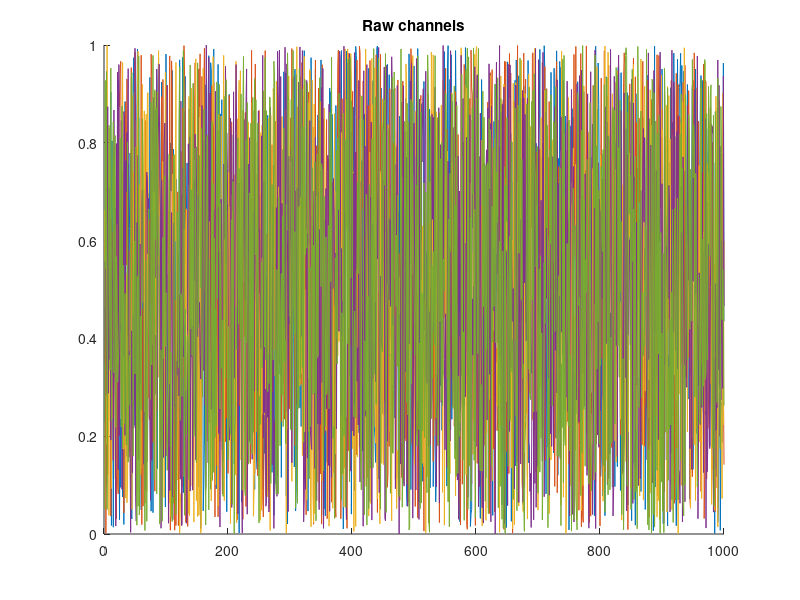
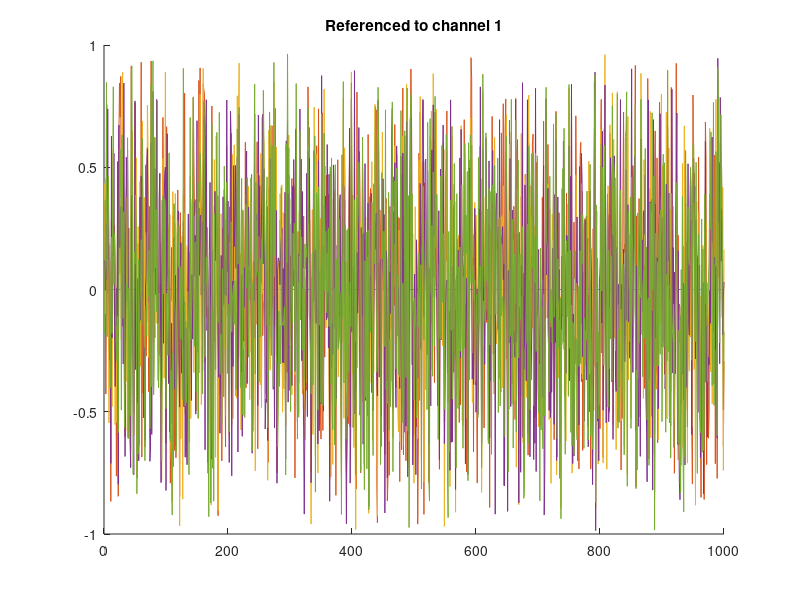
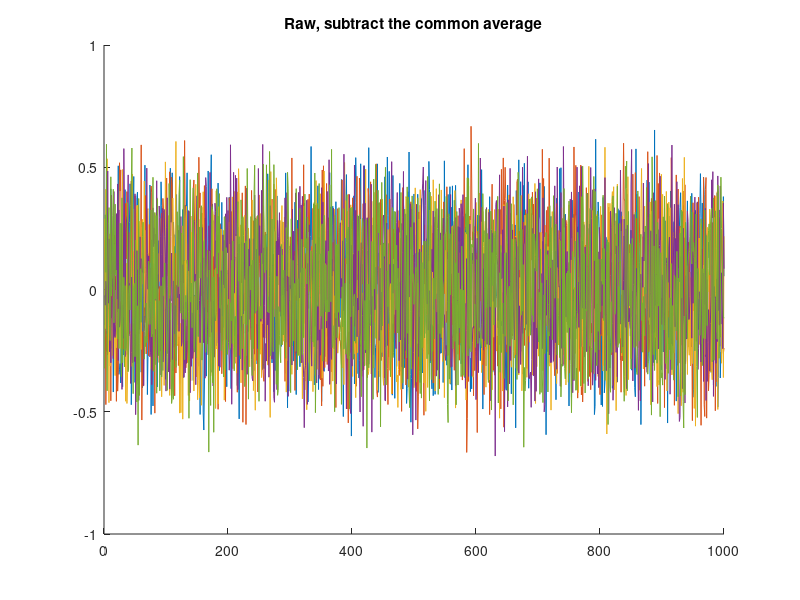
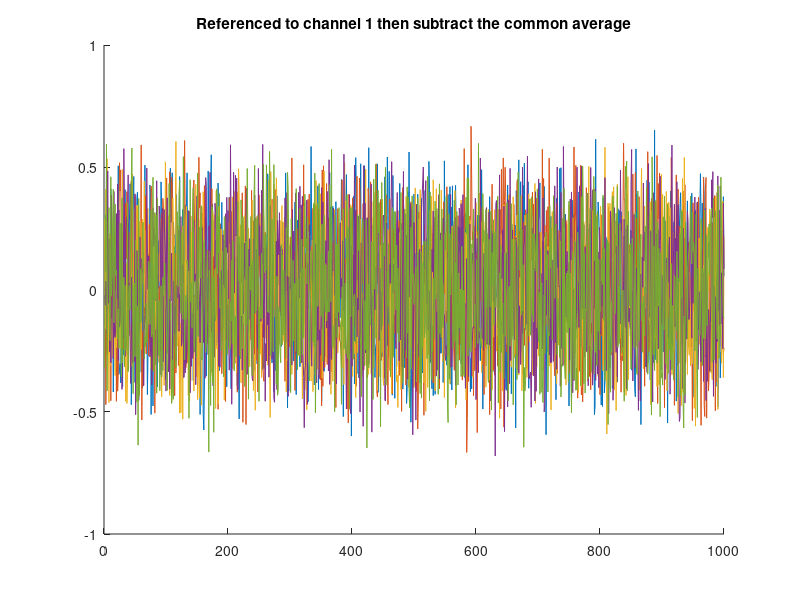

The MATLAB script that drew these images, in order:


channelCount = 5;
samples = 1000;
referenceChannel = 1;

%% Create raw signals of random noise and plot
raw = zeros(channelCount,samples);
for c = 1:channelCount
    raw(c,:) = rand(1,samples);
end
figure;hold on;
plot(raw');
title('Raw channels')

%% reference raw channels to "referenceChannel" and plot
referenced = zeros(channelCount,samples);
for c = 1:channelCount
    referenced(c,:) = raw(c,:) - raw(referenceChannel,:);
end
figure;hold on;
plot(referenced');
title(['Referenced to channel ' num2str(referenceChannel)]);

%% REreference the RAW based on its commmon average and plot
comAvgRefRaw = zeros(channelCount,samples);
comMedRefRaw = zeros(channelCount,samples);
commonAverageRaw = mean(raw,1);
commonMedianRaw = median(raw,1);
for c = 1:channelCount
    comAvgRefRaw(c,:) = raw(c,:) - commonAverageRaw;
    comMedRefRaw(c,:) = raw(c,:) - commonMedianRaw;
end
figure;hold on;
plot(comAvgRefRaw');
title('Raw, subtract the common average')

%% REreference the REFERENCED based on its common average and plot
comAvgRefRef = zeros(channelCount,samples);
comMedRefRef = zeros(channelCount,samples);
commonAverageRef = mean(referenced,1);
commonMedianRef = median(referenced,1);
for c = 1:channelCount
    comAvgRefRef(c,:) = referenced(c,:) - commonAverageRef;
    comMedRefRef(c,:) = referenced(c,:) - commonMedianRef;
end
figure;hold on;
plot(comAvgRefRef');
title(['Referenced to channel ' num2str(referenceChannel) ' then subtract the common average'])

%% look at correlation between common average (or common median) reference with and without first subtracting the referenceChannel

noSubtractRefChanMean = reshape(comAvgRefRaw,[1 samples*channelCount]);
yesSubtractRefChanMean = reshape(comAvgRefRef,[1 samples*channelCount]);
figure;scatter(noSubtractRefChanMean,yesSubtractRefChanMean)
xlabel(['Did NOT reference to channel ' num2str(referenceChannel) ' first']);
ylabel(['Did reference to channel ' num2str(referenceChannel) ' first']);
title('Common average subtracted');

noSubtractRefChanMedian = reshape(comMedRefRaw,[1 samples*channelCount]);
yesSubtractRefChanMedian = reshape(comMedRefRef,[1 samples*channelCount]);
figure;scatter(noSubtractRefChanMedian,yesSubtractRefChanMedian)
xlabel(['Did NOT reference to channel ' num2str(referenceChannel) ' first']);
ylabel(['Did reference to channel ' num2str(referenceChannel) ' first']);
title('Common median sutracted');

figure;scatter(noSubtractRefChanMean,noSubtractRefChanMedian)
xlabel('Rereferenced to common average');
ylabel('Rereferenced to common median');